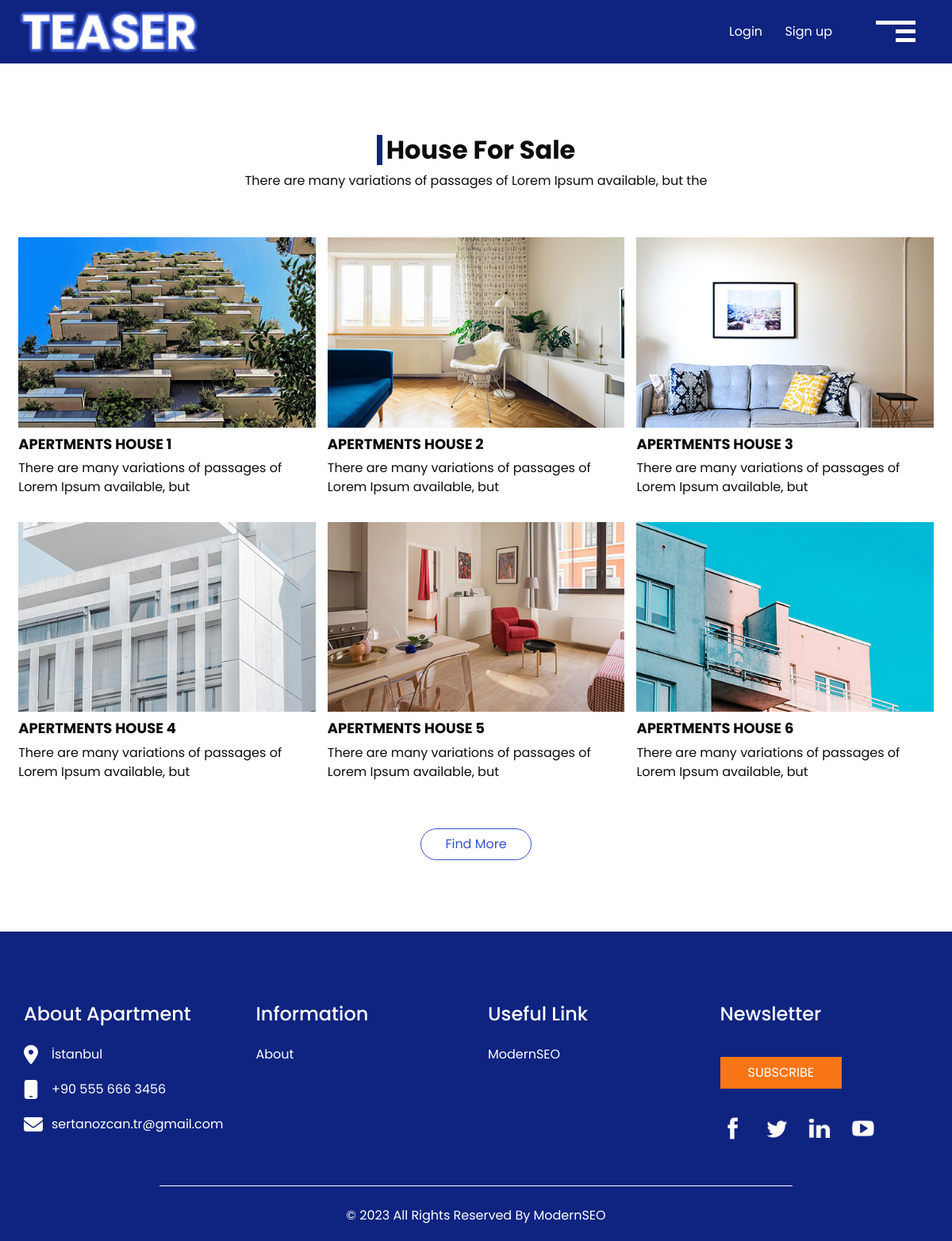
/house/, run on the app's committed database.
### Django Project/appSale/models.py (models this page shows, shortened)
class housesale(models.Model):
    housesale_ID = models.IntegerField(primary_key = True)
    housesale_title = models.CharField(max_length=30)
    housesale_description= models.CharField(max_length=250)
    housesale_image= models.ImageField(upload_to='house',null=True,blank=True)

### Django Project/appSale/views.py (the view)
# urls.py: path('house/',appSaleViews.house, name='house'),
def house(request):
  house=housesale.objects.all()
  return render(request, 'house.html',{'house':house})

### Django Project/appSale/templates/house.html (shortened to what this page needs)
{% extends "index.html" %}
{%load static%}
{% block content %}
<body class="sub_page">
  <div class="hero_area">
    <header class="header_section">
      <div class="container-fluid">
        <nav class="navbar navbar-expand-lg custom_nav-container">
          <a class="navbar-brand" href="{% url 'index' %}">
            <img src="{% static 'images/logo.png'%}" alt="" />
          </a>
          <div class="navbar-collapse" id="">
            <ul class="navbar-nav justify-content-between ">
              <div class="User_option" >
                {% if user.is_authenticated %} {% if user.is_staff %}
            {% endif %}
              <li class="">
                {% if 'login' in request.path %}  {% else %}  {% endif %}
                <a  class="mr-4" href="{% url 'login' %}">
                  Profile
                </a>
                {% if 'register' in request.path %}  {% else %}   {% endif %}
                <a   class="" href="javascript:{document.getElementById('logout').submit()}">
                  Logout
                  <form action="{% url 'logout' %}" method="POST" id="logout">
                    {% csrf_token %}
                    <input type="hidden">
                  </form>
                </a>
              </li>
            {% else %}
                 <li class="">
                  <a  class="mr-4" href="{% url 'login' %}">
                    Login
                  </a>
                  <a   class="" href="{% url 'register' %}">
                    Sign up
                  </a>
                </li>
            {% endif %}
              </div>
            </ul>
            <div class="custom_menu-btn">
              <button onclick="openNav()">
                <span class="s-1">
                </span>
                <span class="s-2">
                </span>
                <span class="s-3">
                </span>
              </button>
            </div>
          </div>
        </nav>
      </div>
    </header>
  </div>
  <section class="sale_section layout_padding">
    <div class="container-fluid">
      <div class="heading_container">
        <h2>
          House For Sale
        </h2>
        <p>
          There are many variations of passages of Lorem Ipsum available, but the
        </p>
      </div>
      <div class="sale_container">
        {% for h in house %}
        <div class="box">
          <div class="img-box">
            <img src="{{ h.housesale_image.url }}" alt="">
          </div>
          <div class="detail-box">
            <h6>
              {{ h.housesale_title }}
            </h6>
            <p>
              {{ h.housesale_description }}
            </p>
          </div>
        </div>
       {% endfor %}
      </div>
      <div class="btn-box">
        <a href="">
          Find More
        </a>
      </div>
    </div>
  </section>
  {% include 'layouts/_footer.html' %}
</body>
</body>
{%endblock%}

### Django Project/appSale/templates/index.html (shortened to what this page needs)
{%load static%}
{% load humanize %}
<!DOCTYPE html>
<html>
<head>
  <link href="https://cdn.jsdelivr.net/npm/bootstrap@5.2.2/dist/css/bootstrap.min.css" rel="stylesheet" />
  <link rel="stylesheet" type="text/css" href="{% static 'css/bootstrap.css'%}" />
  <link rel="stylesheet" type="text/css" href="{% static 'css/credit.css'%}" />
  <link href="{% static 'css/style.css'%}" rel="stylesheet" />
  <link href="{% static 'css/responsive.css'%}" rel="stylesheet" />
  <link rel="stylesheet" href="https://cdnjs.cloudflare.com/ajax/libs/font-awesome/6.2.0/css/all.css">
</head>
{% block content %}{% endblock %}
</body>
</html>

### Django Project/appSale/templates/layouts/_footer.html
{%load static%}
  <section class="info_section ">
    <div class="container">
      <div class="row">
        <div class="col-md-3">
          <div class="info_contact">
            <h5>
              About Apartment
            </h5>
            <div>
              <div class="img-box">
                <i class="fa-solid fa-location-dot fa-xl" style="width: 50px;"></i>
              </div>
              <p>
                İstanbul
              </p>
            </div>
            <div>
              <div class="img-box">
                <i class="fa-solid fa-mobile fa-xl" style="width: 50px;"></i>
              </div>
              <p>
                +90 555 666 3456
              </p>
            </div>
            <div>
              <div class="img-box">
                <i class="fa-solid fa-envelope fa-xl" style="width: 50px;"></i>
              </div>
              <p>
                sertanozcan.tr@gmail.com
              </p>
            </div>
          </div>
        </div>
        <div class="col-md-3">
          <div class="info_info">
            <h5>
              Information
            </h5>
            <p>
              <a href="{% url 'about' %}" style="color:white;">
                About
              </a>
            </p>
          </div>
        </div>
        <div class="col-md-3">
          <div class="info_links">
            <h5>
              Useful Link
            </h5>
            <ul>
              <li>
                <a href="www.modernseo.com">
                  ModernSEO
                </a>
            </ul>
          </div>
        </div>
        <div class="col-md-3">
          <div class="info_form ">
            <h5>
              Newsletter
            </h5>
            <form action="{% url 'subscribe'  %}">
              <button>Subscribe</button>
            </form>
            <div class="social_box">
              <a href="https://facebook.com/">
                <img src="{% static 'images/fb.png' %}" alt="">
              </a>
              <a href="https://twitter.com/">
                <img src="{% static 'images/twitter.png' %}" alt="">
              </a>
              <a href="https://www.linkedin.com/">
                <img src="{% static 'images/linkedin.png' %}" alt="">
              </a>
              <a href="https://www.youtube.com/">
                <img src="{% static 'images/youtube.png' %}" alt="">
              </a>
            </div>
          </div>
        </div>
      </div>
    </div>
  </section>
  <section class="container-fluid footer_section ">
    <div class="container">
      <p>
        &copy; <span id="displayYear"></span> All Rights Reserved By
        <a href="https://html.design/">ModernSEO</a>
      </p>
    </div>
  </section>

### Django Project/appSale/static/css/style.css (style rules this page uses)
body { font-family: 'Poppins', sans-serif; color: #0c0c0c; background-color: #ffffff; }
.layout_padding { padding-top: 90px; padding-bottom: 90px; }
.heading_container { display: -webkit-box; display: -ms-flexbox; display: flex; -webkit-box-orient: vertical; -webkit-box-direction: normal; -ms-flex-direction: column; flex-direction: column; }
.heading_container h2 { padding-left: 5px; position: relative; border-left: 7px solid #0f2480; font-weight: bold; }
.hero_area { background-image: url(../images/hero-bg.jpg); position: relative; background-repeat: no-repeat; background-position: top right; background-size: 60% 100%; }
.sub_page .hero_area { height: auto; background: none; background-color: #0f2480; }
.header_section { overflow-x: hidden; }
.header_section .container-fluid { padding-right: 25px; padding-left: 25px; }
.header_section .navbar-expand-lg .navbar-nav { width: 90%; }
a, a:hover, a:focus { text-decoration: none; }
.navbar-brand { display: -webkit-box; display: -ms-flexbox; display: flex; -webkit-box-align: center; -ms-flex-align: center; align-items: center; }
.navbar-brand img { width: 225px; }
.custom_nav-container { z-index: 99999; padding: 0; height: 80px; }
.User_option { display: -webkit-box; display: -ms-flexbox; display: flex; -webkit-box-align: center; -ms-flex-align: center; align-items: center; margin-left: auto; margin-right: 35px; }
.User_option a { color: #ffffff; }
.custom_menu-btn { z-index: 9; position: absolute; right: 15px; top: 7px; }
.custom_menu-btn button { margin-top: 12px; outline: none; border: none; background-color: transparent; }
.custom_menu-btn button span { display: block; width: 50px; height: 5px; background-color: #fff; margin: 6px 0; -webkit-transition: all .3s; transition: all .3s; }
.custom_menu-btn .s-2 { width: 25px; margin-left: auto; }
.custom_menu-btn .s-3 { width: 25px; margin-left: auto; }
.sale_section .heading_container { -webkit-box-align: center; -ms-flex-align: center; align-items: center; margin-bottom: 35px; }
.sale_section .sale_container { display: -webkit-box; display: -ms-flexbox; display: flex; -webkit-box-pack: center; -ms-flex-pack: center; justify-content: center; -ms-flex-wrap: wrap; flex-wrap: wrap; }
.sale_section .sale_container .box { -ms-flex-preferred-size: 32%; flex-basis: 32%; margin: .65%; }
.sale_section .sale_container .box .img-box img { width: 100%; }
.sale_section .sale_container .box .detail-box { margin-top: 10px; }
.sale_section .sale_container .box .detail-box h6 { text-transform: uppercase; font-weight: bold; font-size: 18px; }
.sale_section .btn-box { display: -webkit-box; display: -ms-flexbox; display: flex; -webkit-box-pack: center; -ms-flex-pack: center; justify-content: center; }
.sale_section .btn-box a { display: inline-block; padding: 7px 30px; background-color: transparent; color: #3554d1; -webkit-transition: all 0.3s; transition: all 0.3s; border: 1px solid #3554d1; border-radius: 25px; margin-top: 35px; }
.info_section { background-color: #0f2480; color: #ffffff; padding: 90px 0 45px 0; }
.info_section h5 { margin-bottom: 25px; font-size: 24px; }
.info_section .info_links ul { padding: 0; }
.info_section .info_links ul li { list-style-type: none; }
.info_section .info_links ul li a { color: #ffffff; }
.info_section .info_contact .img-box { width: 35px; display: -webkit-box; display: -ms-flexbox; display: flex; -webkit-box-pack: center; -ms-flex-pack: center; justify-content: center; }
.info_section .info_contact p { margin: 0; }
.info_section .info_contact > div { display: -webkit-box; display: -ms-flexbox; display: flex; -webkit-box-align: center; -ms-flex-align: center; align-items: center; margin: 20px 0; }
.info_section .info_form form button { padding: 8px 35px; outline: none; border: none; color: #ffffff; background: #f97616; margin-top: 15px; text-transform: uppercase; }
.info_section .info_form .social_box { margin-top: 35px; width: 100%; display: -webkit-box; display: -ms-flexbox; display: flex; }
.info_section .info_form .social_box a { margin-right: 25px; }
.footer_section { background-color: #0f2480; }
.footer_section p { border-top: 1px solid #ffffff; color: #ffffff; margin: 0; width: 70%; padding: 25px 0 20px 0; margin: 0 auto; text-align: center; }
.footer_section a { color: #ffffff; }

### Django Project/appSale/static/css/responsive.css (style rules this page uses)
@media (min-width: 1200px) { .container { max-width: 1170px; } }

### data on the page
housesale: housesale_image (picture), housesale_title "APERTMENTS HOUSE 1", housesale_description "There are many variations of passages of Lorem Ipsum available, but"
housesale: housesale_image (picture), housesale_title "APERTMENTS HOUSE 2", housesale_description "There are many variations of passages of Lorem Ipsum available, but"
housesale: housesale_image (picture), housesale_title "APERTMENTS HOUSE 3", housesale_description "There are many variations of passages of Lorem Ipsum available, but"
housesale: housesale_image (picture), housesale_title "APERTMENTS HOUSE 4", housesale_description "There are many variations of passages of Lorem Ipsum available, but"
housesale: housesale_image (picture), housesale_title "APERTMENTS HOUSE 5", housesale_description "There are many variations of passages of Lorem Ipsum available, but"
housesale: housesale_image (picture), housesale_title "APERTMENTS HOUSE 6", housesale_description "There are many variations of passages of Lorem Ipsum available, but"
